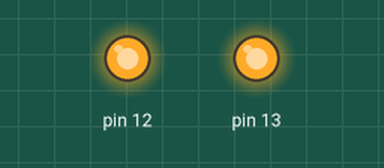
Recording of a sketch running on a simulated Arduino Uno, built with avr-gcc and run on an emulated ATmega328P. Parts: output pins drawn as LEDs (lit = HIGH).

Above: at 0.6 s.
At 39.3 s:
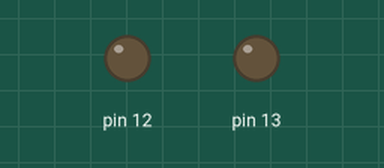
Timing chart, 0 to 40.0 s (numbered marks = the images above):
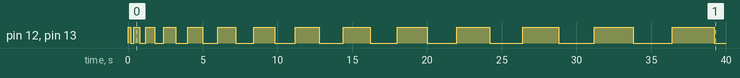

Measured:
- by itself, pin 12, pin 13: LOW → HIGH at 0.00 s, → LOW 0.20 s later, → HIGH 0.20 s later, → LOW 0.40 s later, … (28 changes in this stretch)

The sketch:

intensidadeLed.ino
```cpp
void setup() {
  pinMode(13, OUTPUT);
  pinMode(12, OUTPUT);
}


void loop() {


        for (int aux = 0; aux <= 5000; aux+=200)
        {
        digitalWrite(13, HIGH);
        digitalWrite(12, HIGH);
        delay(aux);
        digitalWrite(13, LOW);
        digitalWrite(12, LOW);
        delay(aux);
        }
  }
```
